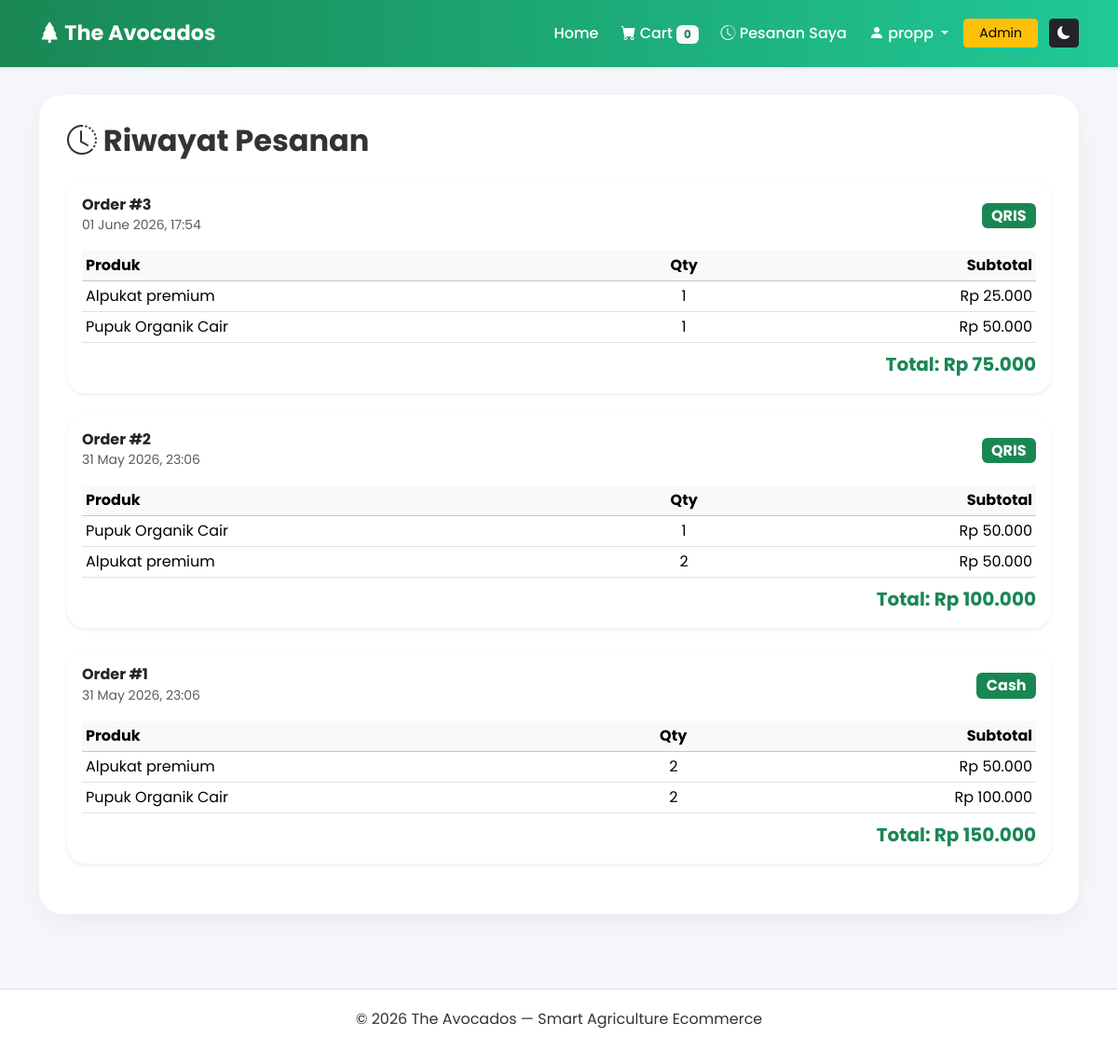
Page /orders (signed in) on the committed database.
### app.py (models this page shows)
class Order(db.Model):
    id             = db.Column(db.Integer, primary_key=True)
    user_id        = db.Column(db.Integer, db.ForeignKey('user.id'), nullable=True)
    total          = db.Column(db.Integer)
    payment_method = db.Column(db.String(50))
    date           = db.Column(db.DateTime, default=datetime.datetime.now)
    items          = db.relationship('OrderItem', backref='order', lazy=True)

class OrderItem(db.Model):
    id           = db.Column(db.Integer, primary_key=True)
    order_id     = db.Column(db.Integer, db.ForeignKey('order.id'))
    product_name = db.Column(db.String(100))
    price        = db.Column(db.Integer)
    quantity     = db.Column(db.Integer)
    subtotal     = db.Column(db.Integer)

### app.py (the view)
@app.route('/orders')
def order_history():
    if 'user_id' not in session:
        return redirect(url_for('login_customer'))
    orders = Order.query.filter_by(user_id=session['user_id']).order_by(Order.date.desc()).all()
    return render_template('order_history.html', orders=orders)

### app.py (called while the page is built)
@app.template_filter('format_currency')
def format_currency(value):
    if value is None:
        return 'Rp 0'
    try:
        value = int(value)
        formatted = f"{value:,}".replace(',', '.')
        return f"Rp {formatted}"
    except:
        return f"Rp {value}"

### templates/order_history.html (shortened to what this page needs)
{% extends 'base.html' %}
{% block content %}
<div class="container">
    <div class="cart-wrapper">
        <h2 class="fw-bold mb-4">
            <i class="bi bi-clock-history"></i> Riwayat Pesanan
        </h2>
        {% if orders %}
            {% for order in orders %}
            <div class="card mb-4 shadow-sm" style="border-radius:20px; border:none;">
                <div class="card-body">
                    <div class="d-flex justify-content-between align-items-center mb-3">
                        <div>
                            <h6 class="fw-bold mb-0">Order #{{ order.id }}</h6>
                            <small class="text-muted">{{ order.date.strftime('%d %B %Y, %H:%M') }}</small>
                        </div>
                        <span class="badge bg-success fs-6">{{ order.payment_method }}</span>
                    </div>
                    <table class="table table-sm mb-2">
                        <thead class="table-light">
                            <tr>
                                <th>Produk</th>
                                <th class="text-center">Qty</th>
                                <th class="text-end">Subtotal</th>
                            </tr>
                        </thead>
                        <tbody>
                            {% for item in order.items %}
                            <tr>
                                <td>{{ item.product_name }}</td>
                                <td class="text-center">{{ item.quantity }}</td>
                                <td class="text-end">{{ item.subtotal | format_currency }}</td>
                            </tr>
                            {% endfor %}
                        </tbody>
                    </table>
                    <div class="text-end">
                        <strong class="text-success fs-5">Total: {{ order.total | format_currency }}</strong>
                    </div>
                </div>
            </div>
            {% endfor %}
        {% endif %}
    </div>
</div>
{% endblock %}

### templates/base.html (shortened to what this page needs)
<!DOCTYPE html>
<html lang="en">
<head>
    <link href="https://cdn.jsdelivr.net/npm/bootstrap@5.3.3/dist/css/bootstrap.min.css" rel="stylesheet">
    <link rel="stylesheet" href="https://cdn.jsdelivr.net/npm/bootstrap-icons@1.11.3/font/bootstrap-icons.min.css">
    <link rel="stylesheet" href="{{ url_for('static', filename='css/style.css') }}">
</head>
<body>
    <nav class="navbar navbar-expand-lg navbar-dark shadow-sm">
        <div class="container">
            <a class="navbar-brand fw-bold" href="/"><i class="bi bi-tree-fill"></i> The Avocados</a>
            <div class="collapse navbar-collapse" id="navbarNav">
                <ul class="navbar-nav ms-auto align-items-lg-center">
                    <li class="nav-item me-2">
                        <a class="nav-link" href="/">Home</a>
                    </li>
                    <li class="nav-item me-2">
                        <a class="nav-link" href="/cart">
                            <i class="bi bi-cart-fill"></i> Cart
                            <span class="badge bg-light text-success" id="cartCounter">
                                {{ session.get('cart', [])|length }}
                            </span>
                        </a>
                    </li>
                    {% if session.get('user_id') %}
                    <li class="nav-item me-2">
                        <a class="nav-link" href="/orders">
                            <i class="bi bi-clock-history"></i> Pesanan Saya
                        </a>
                    </li>
                    <li class="nav-item dropdown me-2">
                        <a class="nav-link dropdown-toggle" href="#" id="userDropdown" role="button" data-bs-toggle="dropdown" aria-expanded="false">
                            <i class="bi bi-person-fill"></i> {{ session.get('user_name') }}
                        </a>
                    </li>
                    {% endif %}
                    <li class="nav-item me-2">
                        <a class="btn btn-warning btn-sm px-3" href="/admin">Admin</a>
                    </li>
                    <li class="nav-item ms-1">
                        <button class="btn btn-dark btn-sm" id="darkModeToggle">
                            <i class="bi bi-moon-fill"></i>
                        </button>
                    </li>
                </ul>
            </div>
        </div>
    </nav>
    <main class="main-content">
        {% block content %}{% endblock %}
    </main>
    <footer class="footer">
        <div class="container text-center">
            <p>© 2026 The Avocados — Smart Agriculture Ecommerce</p>
        </div>
    </footer>
</body>
</html>

### static/css/style.css (style rules this page uses)
* { margin:0; padding:0; box-sizing:border-box; }
body { font-family:'Poppins',sans-serif; background:#f5f7fa; color:#333; }
.navbar { background:linear-gradient( 90deg, #198754, #20c997 ); padding:14px 0; }
.navbar-brand { font-size:1.4rem; }
.nav-link { color:white !important; font-weight:500; transition:0.3s; }
.navbar { position: relative; z-index: 1000; }
.main-content { min-height:80vh; padding:30px 0; }
.footer { background:white; padding:20px; margin-top:50px; border-top:1px solid #ddd; }
.cart-wrapper { background:white; padding:30px; border-radius:25px; box-shadow:0 10px 30px rgba(0,0,0,0.05); }
.navbar { position: relative; z-index: 9999; }
.hero-section, .container, input, .search-box { position: relative; z-index: 1; }

### rows in the picture
Order: id "3", date "01 June 2026, 17:54", payment_method "QRIS", total "Rp 75.000"
OrderItem: product_name "Alpukat premium", quantity "1", subtotal "Rp 25.000"
OrderItem: product_name "Pupuk Organik Cair", quantity "1", subtotal "Rp 50.000"
Order: id "2", date "31 May 2026, 23:06", payment_method "QRIS", total "Rp 100.000"
OrderItem: product_name "Pupuk Organik Cair", quantity "1", subtotal "Rp 50.000"
OrderItem: product_name "Alpukat premium", quantity "2", subtotal "Rp 50.000"
Order: id "1", date "31 May 2026, 23:06", payment_method "Cash", total "Rp 150.000"
OrderItem: product_name "Alpukat premium", quantity "2", subtotal "Rp 50.000"
OrderItem: product_name "Pupuk Organik Cair", quantity "2", subtotal "Rp 100.000"

### other values in the picture
{{ session.get('cart', [])|length }} "0"
{{ session.get('user_name') }} "propp"
